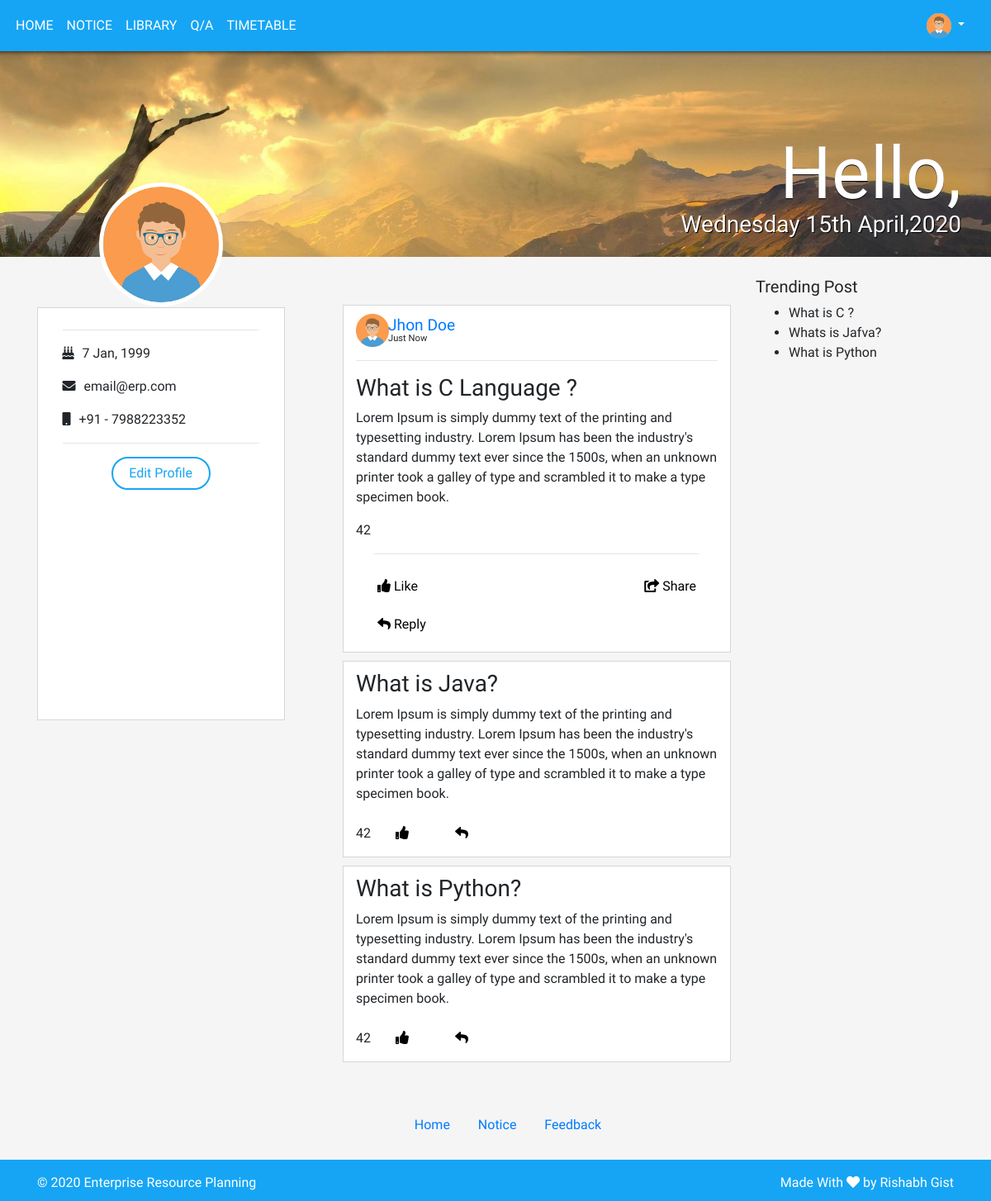
/user (signed in), run on an earlier commit of the app's database.
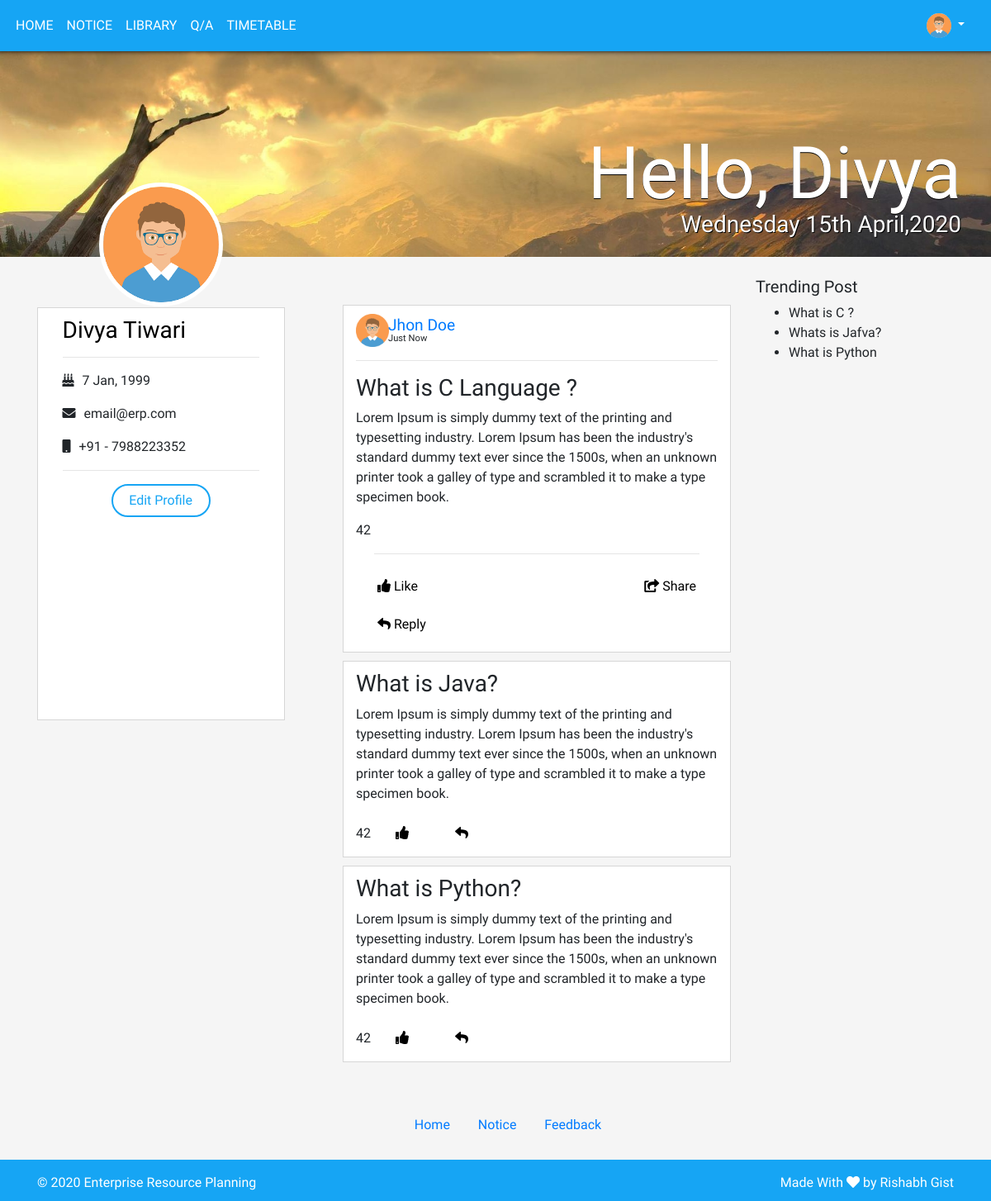
And on a later commit of the database.
### tables this page shows
CREATE TABLE IF NOT EXISTS `userdata` (
  `id` int(100) NOT NULL AUTO_INCREMENT,
  `loginId` varchar(100) NOT NULL,
  `courseId` varchar(100) NOT NULL,
  `fname` varchar(200) NOT NULL,
  `lname` varchar(100) NOT NULL,
  `father` varchar(100) NOT NULL,
  `mother` varchar(100) NOT NULL,
  `emailID` varchar(100) NOT NULL,
  `mobile` varchar(255) NOT NULL,
  `dob` varchar(50) NOT NULL,
  `session_from` varchar(100) NOT NULL,
  `session_to` varchar(100) NOT NULL,
  PRIMARY KEY (`id`),
  UNIQUE KEY `loginId` (`loginId`)
);

### user.php (called while the page is built)
<?php
include 'includes/header.php';
include 'includes/nav.php';
?>		<?php include 'includes/banner.php'; ?>
		<?php include 'includes/profile.php'; ?>
		<?php include 'includes/post.php'; ?>
		<?php include 'includes/trending.php'; ?>
<?php include 'includes/footer.php'; ?>

### includes/profile.php (the view)
<div class="row" style="margin: auto;">
		<div class="col-md-4">
			<div class="container-profile">
				<a href="profile.php" class="profile-link"><h3><?php echo $fname.' '.$lname; ?></h3></a>
				<hr class="post-hr">
				<p><i class="fas fa-birthday-cake ico"></i> 7 Jan, 1999</p>
				<p><i class="fas fa-envelope ico"></i> email@erp.com</p>
				<p><i class="fas fa-mobile ico"></i> +91 - <span> 7988223352</span></p>
				<hr class="post-hr">
				<center><button class="btn-profile">Edit Profile</button></center>
			</div>
		</div>

### includes/header.php (shortened to what this page needs)
<?php include 'function.php';
    $con = mysqli_connect("localhost","root","","erp");
    if ($_SESSION['username']) {
       $user = $_SESSION['username'];
        $role = $_SESSION['role'];
        $student = "student";
        $teacher = "teacher";
        if ($role == $student || $role == $teacher ) {
                $query = "SELECT * FROM userdata WHERE loginId='$user'";
                $result = mysqli_query($con,$query);
                $user_detail = mysqli_fetch_assoc($result);
                $fname = $user_detail['fname'];
                $lname = $user_detail['lname'];
        }elseif ($role == 'admin') {
        $fname = "Jhon";
        $lname = "Doe";
            }
        }else{
                header('location:index.php');
            }
?>
<html>
<head>
    <link rel="stylesheet" type="text/css" href="css/style.css">
    <link rel="stylesheet" type="text/css" href="css/bootstrap.css">
    <link rel="stylesheet" type="text/css" href="https://cdnjs.cloudflare.com/ajax/libs/font-awesome/5.13.0/css/all.min.css">
</head>

### includes/nav.php (shortened to what this page needs)
<?php
if ($_SESSION['role'] == 'student' || $_SESSION['role'] == 'teacher') {
 $user = 'user';
}else{
  $user = 'admin';
}
 ?>
<?php
if ($_SESSION['role'] == 'student' || $_SESSION['role'] == 'admin' ) {
?>
<nav class="navbar fixed-top navbar-expand row">
        <ul class="navbar-nav">
            <li class="nav-item active">
                <a href="<?php echo $user; ?>" class="nav-link">HOME</a>
            </li>
            <li class="nav-item">
                <a href="notice" class="nav-link">NOTICE</a>
            </li>
            <li class="nav-item">
                <a href="library" class="nav-link">LIBRARY</a>
            </li>
            <li class="nav-item">
                <a href="qna" class="nav-link">Q/A</a>
            </li>
          </ul>
<?php
}elseif ($_SESSION['role'] == 'teacher' || $_SESSION['role'] == 'admin') {
 ?>         <nav class="navbar fixed-top navbar-expand row">
        <ul class="navbar-nav">
            <li class="nav-item active">
                <a href="<?php echo $user; ?>" class="nav-link">HOME</a>
            </li>
            <li class="nav-item">
                <a href="notice" class="nav-link">NOTICE</a>
            </li>
            <li class="nav-item">
                <a href="library" class="nav-link">LIBRARY</a>
            </li>
            <li class="nav-item">
                <a href="qna" class="nav-link">Q/A</a>
            </li>
            <li class="nav-item">
                <a href="timetable" class="nav-link">Timetable</a>
            </li>
        </ul>
<?php } ?>
        <ul class="col-md-2 nav-profile">
           <li class="nav-item nav-profile">
            <div class="dropdown-container">
             <a class="nav-link dropdown-toggle" href="#" id="navbarDropdown" role="button" data-toggle="dropdown">
                    <img src="img/profile.png" class="profilePicNav">
                </a>
              </div>
             </li>
          </ul>
    </nav>
  <body class="bg">
<div class="page">

### includes/banner.php
<div class="coverContainer">
	<img src="img/cover.jpg" class="coverImage center-fit">
	<h3 class="head">Hello, <?php echo $fname; ?></h3>
	<h3 class="headDate"><?php echo date("l jS F,Y"); ?></h3>
	<img src="img/profile.png" class="profilePic">
</div>
<br>

### includes/post.php
<div class="qa-post col-md-5">
			<div class="post">
			<div class="row">
			<div class="col-md-1">
			<img src="img/profile.png" class="post-profile">
			</div>
			<div class="col-md-11">
			<a href="user.php" class="posted-name">Jhon Doe</a><br>
			<span class="post-time">Just Now</span>
			</div>
			</div>
			<hr class="post-hr">
			<h3 class="post-title">What is C Language ?</h3>
			<p>
				Lorem Ipsum is simply dummy text of the printing and typesetting industry. Lorem Ipsum has been the industry's standard dummy text ever since the 1500s, when an unknown printer took a galley of type and scrambled it to make a type specimen book.
			</p>
			<span>42</span>
			<hr class="hr-post">
				<div class="row">
					<div class="col">
				<button class="btn-react"><i class="fas fa-thumbs-up"></i> Like</button>
				<button class="btn-react"><i class="fas fa-reply"></i> Reply</button>
				</div>
				<div class="col" style="text-align: right;">
				<button class="btn-react"><i class="fas fa-share-square"></i> Share</button>
				</div>
				</div>
			</div>
			<div class="post">
			<h3>What is Java?</h3>
			<p>
				Lorem Ipsum is simply dummy text of the printing and typesetting industry. Lorem Ipsum has been the industry's standard dummy text ever since the 1500s, when an unknown printer took a galley of type and scrambled it to make a type specimen book.
			</p>
				<span>42</span>
				<button class="btn-react"><i class="fas fa-thumbs-up"></i></button>
				<button class="btn-react"><i class="fas fa-reply"></i></button>
			</div>
			<div class="post">
			<h3>What is Python?</h3>
			<p>
				Lorem Ipsum is simply dummy text of the printing and typesetting industry. Lorem Ipsum has been the industry's standard dummy text ever since the 1500s, when an unknown printer took a galley of type and scrambled it to make a type specimen book.
			</p>
				<span>42</span>
				<button class="btn-react"><i class="fas fa-thumbs-up"></i></button>
				<button class="btn-react"><i class="fas fa-reply"></i></button>
			</div>
		</div>

### includes/trending.php
<div class="col-md-2">
		<h5>Trending Post</h5>
		<ul>
			<li>What is C ?</li>
			<li>Whats is Jafva?</li>
			<li>What is Python</li>
		</ul>
		</div>
	</div>

### includes/footer.php (shortened to what this page needs)
<div class="container-foot">
  <a href="#" class="footer-link">Home</a>
  <a href="#" class="footer-link">Notice</a>
  <a href="#" class="footer-link">Feedback</a>
</div>
</div>
</body>
<footer class="footer mt-auto py-3">
        <div class="container">
        <div class="row">
          <div class="container-footer col-md-6">
            <span>&copy; 2020 Enterprise Resource Planning</span>
          </div>
          <div class="container-footer-made col-md-6">
            <span>Made With <i class="fas fa-heart" style="color: #fff;"></i> by Rishabh Gist </span>
          </div>
     </div>
     </div>
    </footer>
</html>

### css/style.css (style rules this page uses)
html { margin: 0; height: 100%; }
body { position: relative; min-height: 100%; min-height: 100vh; }
.dropdown-container { position: relative; }
.page { min-height: 100%; }
.bg { background-color: #f5f5f5; font-family: 'Ubuntu', sans-serif; }
ul { width: 100%; }
.navbar { background-color: #16a5f4; box-shadow: 3px 8px 6px -8px black; padding: 0; }
.nav-link { color: #fff; text-transform: uppercase; }
ul { text-decoration: none; }
.profilePic { position: absolute; bottom: -60px; left: 120px; width: 150px; border-radius: 50%; z-index: 1; border:5px solid #fff; }
.profilePicNav { width: 30px; vertical-align: middle; border-radius: 50%; }
.profile-link { text-decoration: none; color: #000; }
.coverContainer { margin: auto; position: relative; }
.center-fit { max-width: 100%; max-height: 100vh; margin: auto; }
.head { position: absolute; bottom: 40px; right: 36px; color: #fff; font-size: 5.5rem; text-shadow: 0 1px #000; }
.headDate { position: absolute; bottom: 30px; right: 36px; line-height: 1.5px; color: #fff; text-shadow: 1px 1px #000; }
.container-profile { margin: 10% 10% 5% 8%; height: 500px; width: 300px; padding-left: 30px; padding-right: 30px; border:1px solid #d6d6d6; padding-top: 10px; background-color: #fff; }
.btn-profile { width:120px; height: 40px; border-radius: 30px; border:2px solid #16a5f4; background:none; color: #16a5f4; }
footer { background-color: #16a5f4; color: #fff; height: 50px; }
.container-footer-made { align-content: right; text-align: right; }
.qa-post { margin: 2% 0%; padding: 0; }
.hr-post { width: 90%; }
.post { margin: 10px 0; padding:10px 15px; background-color: #fff; border:1px solid #d6d6d6; }
.navbar-nav { margin-left: 10px; }
.nav-profile { align-content: right; text-align: right; display: -ms-flexbox; display: flex; -ms-flex-direction: column; flex-direction: column; padding-left: 0; margin-bottom: 0; list-style: none; }
.ico { margin-right: 6px; }
.btn-react { background: none; border: none; background-color: none; margin: 10px 20px; }
.posted-name { font-size: 1.2rem; }
.post-time { line-height: 2px; font-size: 0.7rem; }
.post-profile { width: 40px; }
.container-foot { text-align: center; margin: 30px 0; }
.footer-link { margin-left: 30px; }

What changed in the data, as far as the page shows it:
added userdata: fname "Divya", lname "Tiwari"
